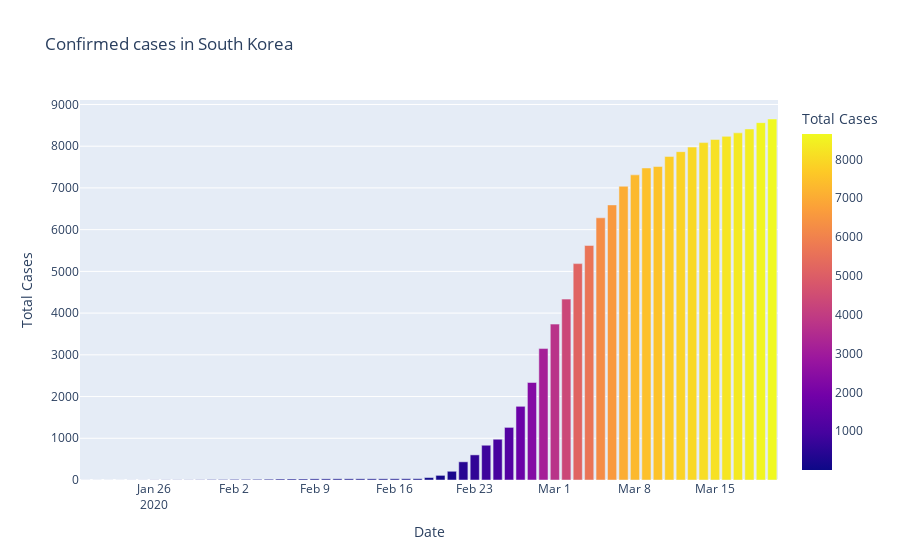

Notebook code for this chart:
### Code cell
fig = px.bar(dbd_korea,x="Date",y="Total Cases",color = 'Total Cases',title="Confirmed cases in South Korea")
fig.show()
